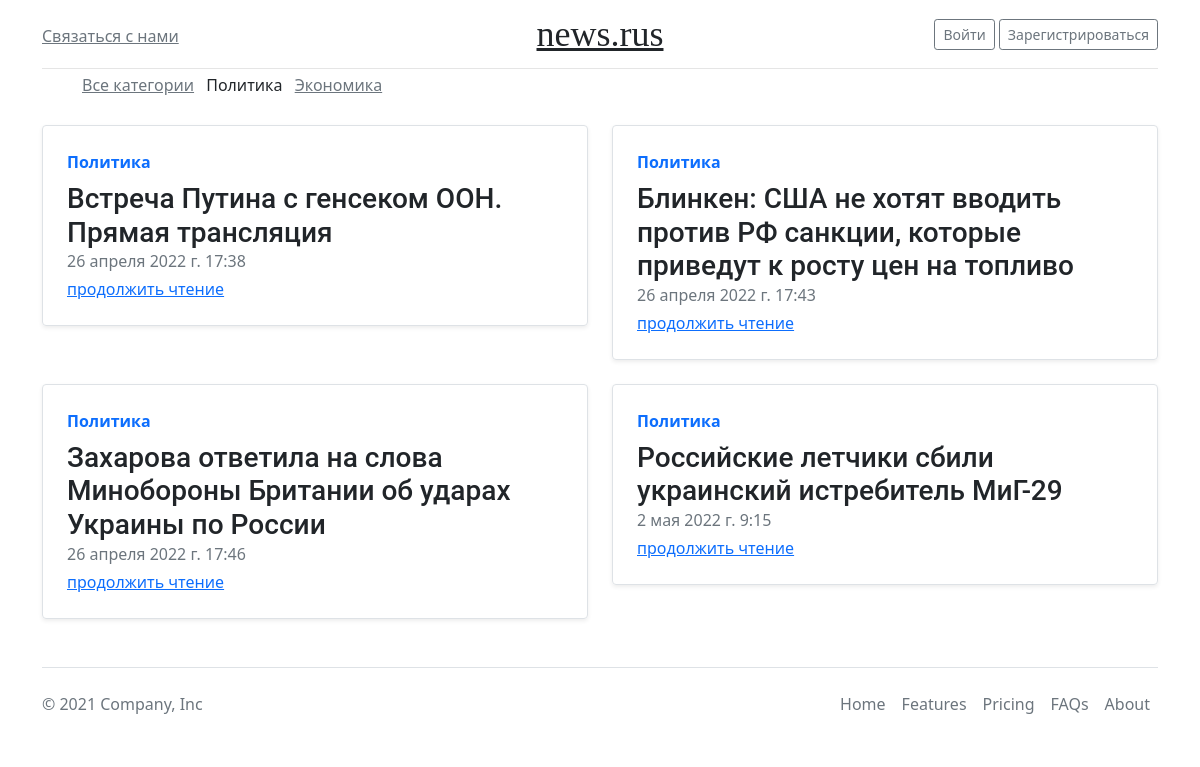
Page /category/politika/ on the committed database.
### main/models.py (models this page shows, shortened)
class Category(models.Model):
    name = models.CharField(max_length=100, db_index=True, verbose_name='Категория')
    slug = models.SlugField(max_length=255, db_index=True, unique=True, verbose_name='URL')
    def __str__(self):
        return self.name
    def get_absolute_url(self):
        return reverse('category', kwargs={'cat_slug': self.slug})
    class Meta:
        verbose_name = 'Категория'
        verbose_name_plural = 'Категории'
        ordering = ['id']

class Articles(models.Model):
    title = models.CharField(max_length=255, verbose_name='Заголовок')
    slug = models.SlugField(max_length=255, db_index=True, unique=True, verbose_name='URL')
    intro = models.CharField(max_length=255, verbose_name='Интро')
    photo = models.ImageField(upload_to='photos/%y/%m/%d', verbose_name='Фото', null=True)
    content = models.TextField(verbose_name='Текст статьи')
    time_add = models.DateTimeField(auto_now_add=True, verbose_name='Время добавления')
    cat = models.ForeignKey('Category', on_delete=models.PROTECT, verbose_name='Категория')
    def get_absolute_url(self):
        return reverse('article_all', kwargs={'art_slug': self.slug})
    class Meta:
        verbose_name = 'Новость'
        verbose_name_plural = 'Новости'

### main/views.py (the view)
# urls.py: path('category/<slug:cat_slug>/', ShowCategory.as_view(), name='category'),
class ShowCategory(ListView):
    model = Category
    template_name = 'main/articles.html'
    context_object_name = 'art'
    allow_empty = False
    def get_context_data(self, *, object_list=None, **kwargs):
        context = super().get_context_data(**kwargs)
        context['cat_selected'] = context['art'][0].cat_id
        return context
    def get_queryset(self):
        return Articles.objects.filter(cat__slug=self.kwargs['cat_slug'])

### main/templatetags/main_tags.py (called while the page is built)
@register.inclusion_tag('main/show_categories.html')
def show_categories(cat_selected):
    cats = Category.objects.all()
    return {'cats': cats, 'cat_selected': cat_selected}

### main/templates/main/articles.html (shortened to what this page needs)
{% extends 'main/base.html' %}
{%block content%}
<div class="content_blocks">
    <div class = 'row md-2'>
{%for el in art%}
<div class="col-md-6">
      <div class="row g-0 border rounded overflow-hidden flex-md-row mb-4 shadow-sm h-md-250 position-relative">
        <div class="col p-4 d-flex flex-column position-static">
          <strong class="d-inline-block mb-2 text-primary"><font style="vertical-align: inherit;"><font style="vertical-align: inherit;">{{el.cat}}</font></font></strong>
          <h3 class="mb-0"><font style="vertical-align: inherit;"><font style="vertical-align: inherit;">{{el.title}}</font></font></h3>
          <div class="mb-1 text-muted"><font style="vertical-align: inherit;"><font style="vertical-align: inherit;">{{el.time_add}}</font></font></div>
          <a href="{{el.get_absolute_url}}" class="stretched-link"><font style="vertical-align: inherit;"><font style="vertical-align: inherit;">продолжить чтение</font></font></a>
        </div>
      </div>
</div>
{%endfor%}
</div>
</div>
{%endblock%}

### main/templates/main/show_categories.html
{% for c in cats%}
		{% if c.pk == cat_selected %}
            <a>{{c.name}}</a>
		{%else%}
            <a class="p-2 link-secondary" href="{{ c.get_absolute_url }}">{{c.name}}</a>
		{%endif%}
        {% endfor %}

### main/static/main/css/style.css (style rules this page uses)
h1, h2, h3, h4, h5, h6 { font-family: 'Roboto', sans-serif; }
.content_blocks { display: flex; flex-direction: row; justify-content: space-between; flex-wrap: wrap; }

### rows in the picture
Category: name "Политика"
Category: name "Экономика"
Articles: cat "Политика", title "Встреча Путина с генсеком ООН. Прямая трансляция", time_add "26 апреля 2022 г. 17:38"
Articles: cat "Политика", title "Блинкен: США не хотят вводить против РФ санкции, которые приведут к росту цен на топливо", time_add "26 апреля 2022 г. 17:43"
Articles: cat "Политика", title "Захарова ответила на слова Минобороны Британии об ударах Украины по России", time_add "26 апреля 2022 г. 17:46"
Articles: cat "Политика", title "Российские летчики сбили украинский истребитель МиГ-29", time_add "2 мая 2022 г. 9:15"
